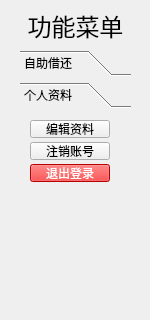
<?xml version="1.0" encoding="UTF-8"?>
<ui version="4.0">
    <class>MenuFormReader</class>
    <widget class="QWidget" name="MenuFormReader">
        <property name="geometry">
            <rect>
                <x>0</x>
                <y>0</y>
                <width>150</width>
                <height>320</height>
            </rect>
        </property>
        <property name="windowTitle">
            <string>Form</string>
        </property>
        <widget class="QLabel" name="funcLabel">
            <property name="geometry">
                <rect>
                    <x>10</x>
                    <y>10</y>
                    <width>131</width>
                    <height>31</height>
                </rect>
            </property>
            <property name="font">
                <font>
                    <family>站酷酷黑</family>
                    <pointsize>18</pointsize>
                </font>
            </property>
            <property name="text">
                <string>功能菜单</string>
            </property>
            <property name="alignment">
                <set>Qt::AlignmentFlag::AlignCenter</set>
            </property>
        </widget>
        <widget class="QToolBox" name="toolBox">
            <property name="geometry">
                <rect>
                    <x>20</x>
                    <y>50</y>
                    <width>111</width>
                    <height>161</height>
                </rect>
            </property>
            <property name="currentIndex">
                <number>1</number>
            </property>
            <widget class="QWidget" name="pagePerLoan">
                <property name="geometry">
                    <rect>
                        <x>0</x>
                        <y>0</y>
                        <width>111</width>
                        <height>113</height>
                    </rect>
                </property>
                <attribute name="label">
                    <string>自助借还</string>
                </attribute>
                <widget class="QPushButton" name="pBtnBookBorrow">
                    <property name="geometry">
                        <rect>
                            <x>12</x>
                            <y>6</y>
                            <width>80</width>
                            <height>18</height>
                        </rect>
                    </property>
                    <property name="text">
                        <string>借阅图书</string>
                    </property>
                </widget>
                <widget class="QPushButton" name="pBtnBookReturn">
                    <property name="geometry">
                        <rect>
                            <x>12</x>
                            <y>28</y>
                            <width>80</width>
                            <height>18</height>
                        </rect>
                    </property>
                    <property name="text">
                        <string>归还图书</string>
                    </property>
                </widget>
            </widget>
            <widget class="QWidget" name="pagePerAccEdit">
                <property name="geometry">
                    <rect>
                        <x>0</x>
                        <y>0</y>
                        <width>111</width>
                        <height>113</height>
                    </rect>
                </property>
                <attribute name="label">
                    <string>个人资料</string>
                </attribute>
                <widget class="QPushButton" name="pBtnEditPersonalInfo">
                    <property name="geometry">
                        <rect>
                            <x>10</x>
                            <y>6</y>
                            <width>80</width>
                            <height>18</height>
                        </rect>
                    </property>
                    <property name="text">
                        <string>编辑资料</string>
                    </property>
                </widget>
                <widget class="QPushButton" name="pBtnCancelAccount">
                    <property name="geometry">
                        <rect>
                            <x>10</x>
                            <y>28</y>
                            <width>80</width>
                            <height>18</height>
                        </rect>
                    </property>
                    <property name="text">
                        <string>注销账号</string>
                    </property>
                </widget>
                <widget class="QPushButton" name="pBtnLogout">
                    <property name="geometry">
                        <rect>
                            <x>10</x>
                            <y>50</y>
                            <width>80</width>
                            <height>18</height>
                        </rect>
                    </property>
                    <property name="styleSheet">
                        <string notr="true">QPushButton#pBtnLogout {
                            background-color: red;
                            color: white;
                            }
                        </string>
                    </property>
                    <property name="text">
                        <string>退出登录</string>
                    </property>
                </widget>
            </widget>
        </widget>
    </widget>
    <resources/>
    <connections/>
</ui>
